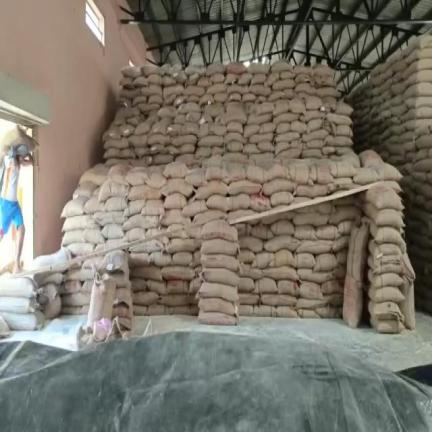
#> input picture Zone_Counting_dataset/test/images/WhatsApp-Video-2023-11-28-at-18_03_42_147534f3_mp4-0_jpg.rf.c38fcb246c2b881633367e1609930bc2.jpg, 432 x 432 px; its folder holds only this picture in this run
$ python phase1_visual_polygon_audit.py
#> lines starting #> are read from the running program, lines starting #| are printed output that depends on the picture; after the words box and inside, x2 and y2 are one past the last pixel; in counts of white or black regions, pixels touching at a corner belong together
from pathlib import Path
import random
import cv2
import html

ROOT = Path("data/Final_C_belt_yolo26")
OUT = Path("outputs/phase1_visual_audit")
OUT.mkdir(parents=True, exist_ok=True)

SAMPLES = 24
random.seed(42)

images = []
for split in ["train", "valid", "test"]:
    img_dir = ROOT / split / "images"
    for p in img_dir.iterdir():
        if p.suffix.lower() in {".jpg",".jpeg",".png",".bmp",".webp"}:
            images.append((split, p))

samples = random.sample(images, min(SAMPLES, len(images)))

cards = []

for i, (split, img_path) in enumerate(samples, 1):
    label_path = ROOT / split / "labels" / f"{img_path.stem}.txt"

    img = cv2.imread(str(img_path))
#> img is the input picture: shape (432, 432, 3); mean B, G, R 106.7, 117.7, 122.2
    if img is None:
        continue

    h, w = img.shape[:2]
#> h = 432; w = 432
    count = 0

    if label_path.exists() and label_path.read_text().strip():
        for line in label_path.read_text().splitlines():
            parts = line.split()
            if len(parts) < 7:
                continue

            try:
                coords = list(map(float, parts[1:]))
                pts = []

                for j in range(0, len(coords), 2):
                    x = int(coords[j] * w)
                    y = int(coords[j+1] * h)
                    pts.append([x, y])

                if len(pts) >= 3:
                    polygon = cv2.UMat(
                        cv2.convexHull(
                            cv2.UMat(
                                __import__("numpy").array(pts, dtype="int32")
                            )
                        )
                    )
                    cv2.polylines(
                        img,
                        [polygon.get()],
                        True,
                        (0, 255, 0),
                        2
                    )
                    count += 1

            except Exception:
                continue

    # Add image info
    cv2.putText(
        img,
        f"{split.upper()} | polygons: {count}",
        (20, 40),
        cv2.FONT_HERSHEY_SIMPLEX,
        1.0,
        (0, 255, 255),
        2
    )
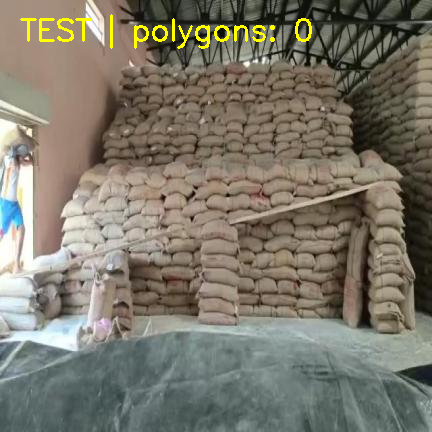
#> img: shape (432, 432, 3); 1.01% of pixels changed, all inside (x1, y1, x2, y2) = (20, 14, 312, 49)

    out_name = f"{i:02d}_{split}_{img_path.stem}.jpg"
    out_path = OUT / out_name
    cv2.imwrite(str(out_path), img)

    cards.append(
        f"""
        <div class="card">
            <div><b>{i:02d} | {split.upper()}</b> — {count} polygons</div>
            <img src="{html.escape(out_name)}">
        </div>
        """
    )

html_page = f"""
<!DOCTYPE html>
<html>
<head>
<meta charset="UTF-8">
<title>Phase 1 Polygon Audit</title>
<style>
body {{
    font-family: Arial;
    margin: 20px;
}}
.grid {{
    display: grid;
    grid-template-columns: repeat(2, 1fr);
    gap: 20px;
}}
.card {{
    border: 1px solid #ccc;
    padding: 10px;
}}
img {{
    width: 100%;
    margin-top: 8px;
}}
</style>
</head>
<body>
<h1>Phase 1 — Polygon Annotation Audit</h1>
<p>24 random samples | Green = annotated polygon</p>
<div class="grid">
{''.join(cards)}
</div>
</body>
</html>
"""

(OUT / "index.html").write_text(html_page)

print("=" * 60)
print("PHASE 1 VISUAL AUDIT GENERATED")
print("=" * 60)
print(f"Samples : {len(cards)}")
print(f"Output  : {OUT}")
print(f"Viewer  : {OUT / 'index.html'}")
